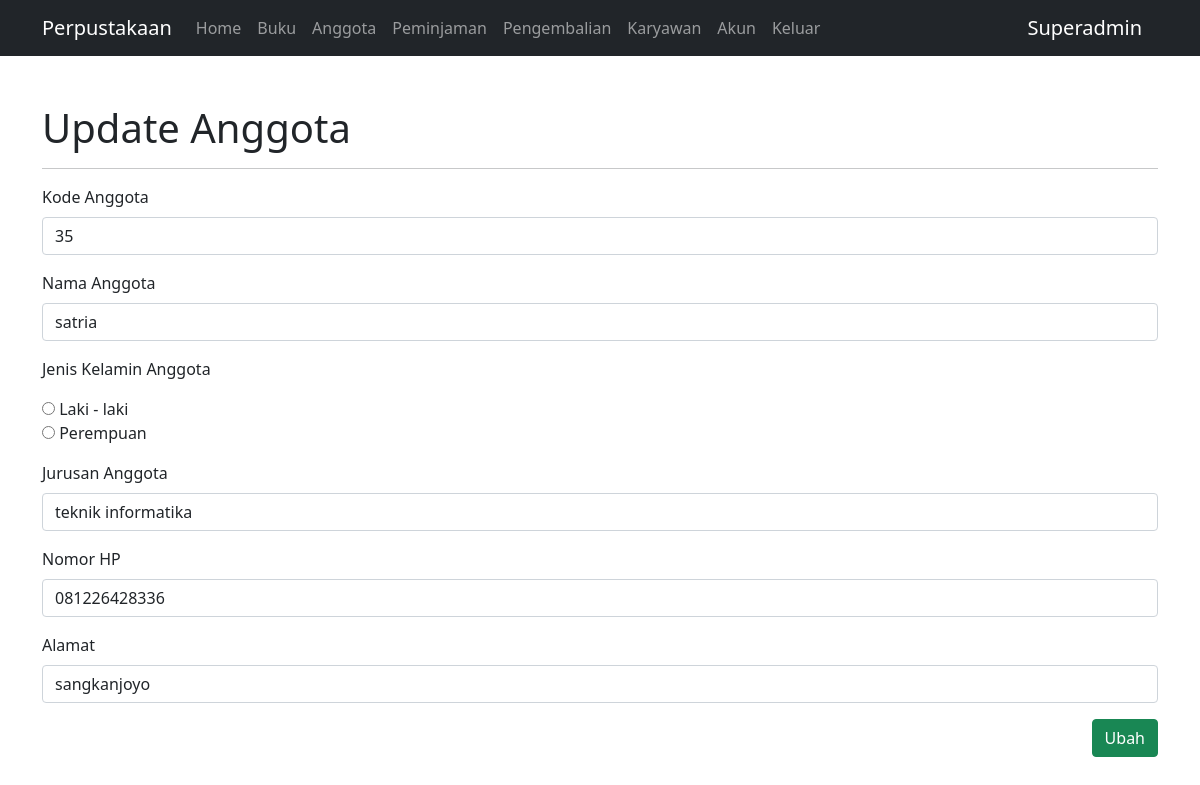
The page /update-anggota.php?id_anggota=4 (signed in) on the database its author committed.
### tables this page shows
CREATE TABLE `tb_anggota` (
  `id_anggota` int NOT NULL,
  `kode_anggota` varchar(10) NOT NULL,
  `nama_anggota` char(255) NOT NULL,
  `jk_anggota` enum('Laki-laki','Perempuan') NOT NULL,
  `jurusan_anggota` char(255) NOT NULL,
  `no_hp_anggota` varchar(13) DEFAULT NULL,
  `alamat_anggota` varchar(255) DEFAULT NULL
);

### config/controller.php (called while the page is built, shortened)
<?php
function select($query)
{
    global $db_connect;
    $result = mysqli_query($db_connect, $query);
    $rows = [];
    while ($row = mysqli_fetch_assoc($result)) {
        $rows[] = $row;
    }
    return $rows;
}

### update-anggota.php (the view, shortened to what this page needs)
<?php
include 'layout/header.php';
$id_anggota = (int)$_GET['id_anggota'];
$anggota = select("SELECT * FROM tb_anggota WHERE id_anggota = $id_anggota")[0];
?>
<div class="container mt-5">
    <h1>Update Anggota</h1>
    <hr>
    <form action="" method="post">
        <div class="mb-3">
            <label for="kode" class="form-label">Kode Anggota</label>
            <input type="text" class="form-control" id="kode" name="kode" value="<?= $anggota['kode_anggota'] ?>" placeholder="Kode Anggota" required>
        </div>
        <div class="mb-3">
            <label for="nama" class="form-label">Nama Anggota</label>
            <input type="text" class="form-control" id="nama" name="nama" value="<?= $anggota['nama_anggota'] ?>" placeholder="Nama Anggota" required>
        </div>
        <div class="mb-3">
            <p>Jenis Kelamin Anggota</p>
            <input type="radio" id="jk1" name="kelamin" value="Laki-laki">
            <label for="jk1" value="<?= $anggota['jk_anggota'] ?>">Laki - laki</label><br>
            <input type="radio" id="jk2" name="kelamin" value="Perempuan">
            <label for="jk2" value="<?= $anggota['jk_anggota'] ?>">Perempuan</label><br>
        </div>
        <div class="mb-3">
            <label for="jurusan" class="form-label">Jurusan Anggota</label>
            <input type="text" class="form-control" id="jurusan" name="jurusan" value="<?= $anggota['jurusan_anggota'] ?>" placeholder="Jurusan Anggota" required>
        </div>
        <div class="mb-3">
            <label for="noHp" class="form-label">Nomor HP</label>
            <input type="text" class="form-control" placeholder="Nomor Hp Anggota" id="noHp" name="noHp" value="<?= $anggota['no_hp_anggota'] ?>" required>
        </div>
        <div class="mb-3">
            <label for="alamat" class="form-label">Alamat</label>
            <input type="text" class="form-control" placeholder="Alamat Anggota" id="alamat" name="alamat" value="<?= $anggota['alamat_anggota'] ?>" required>
        </div>
        <button type="submit" name="ubah" class="btn btn-success" style="float: right;">Ubah</button>
    </form>
</div>
<?php
include 'layout/footer.php';
?>

### rows shown on the page
tb_anggota: kode "35", nama "satria", jurusan "teknik informatika", noHp "081226428336", alamat "sangkanjoyo"

### other values the page prints
$_SESSION['nama'] "Superadmin"
